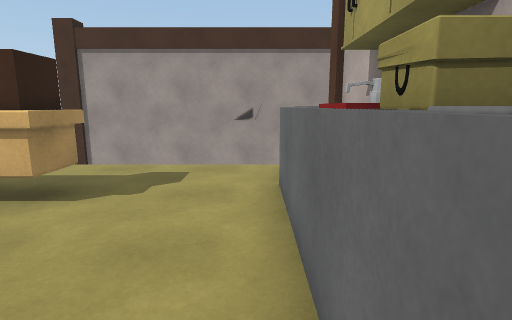
View 1 (above)

12 first-person views from a walk through a 3-D level made in the Unity game engine. The camera is 1.4 m above the floor, tilts 10° down and sees 80° across. The floor is counted in squares, 1 m on a side. Each view is taken from the middle of a square. On the plan, view 1 faces up. The plan holds only what a view shows up to about 14 squares ahead; the rest is blank. The place goes on beyond the plan. The player is left out. Surface patterns are stand-ins for the level's own textures.

View 2
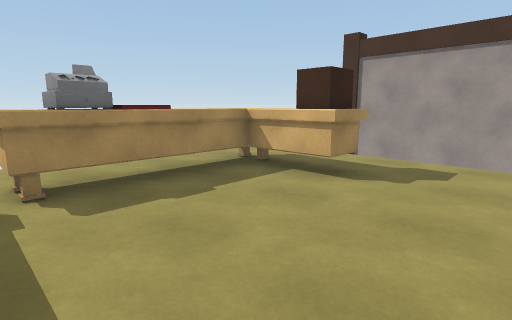

View 3
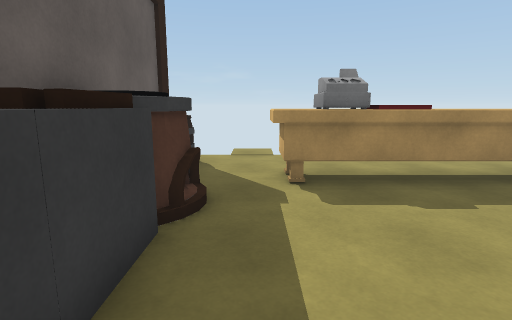

View 4
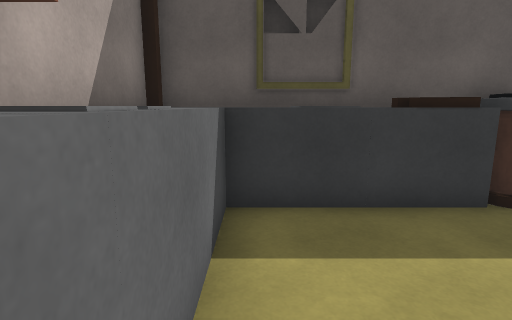

View 5
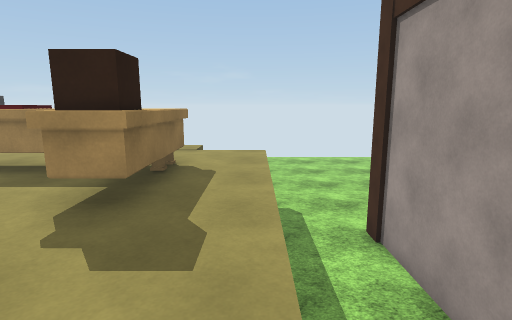

View 6
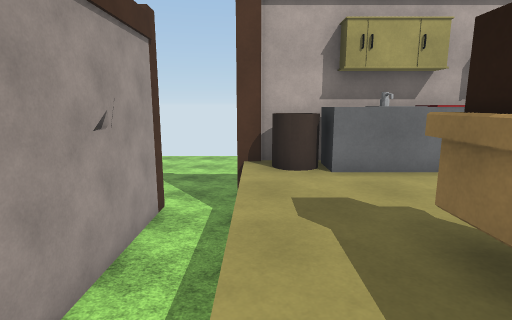

View 7
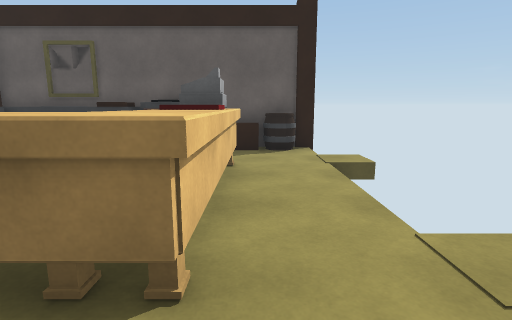

View 8
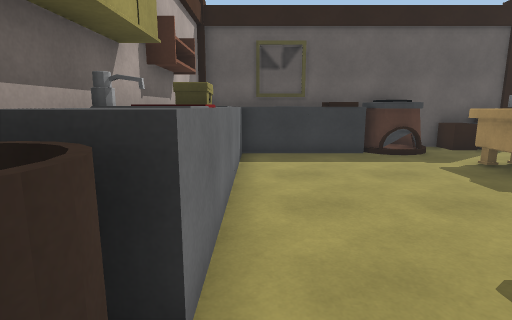

View 9
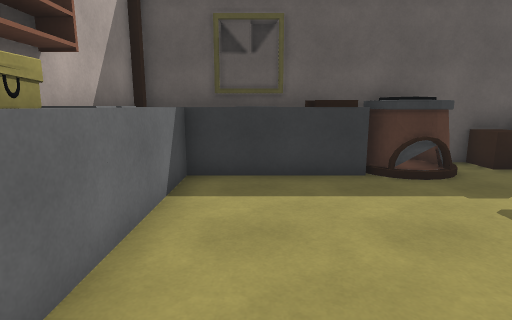

View 10
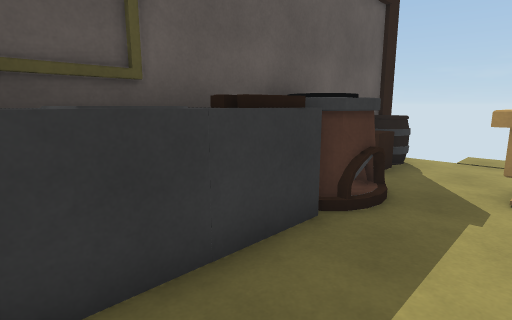

View 11
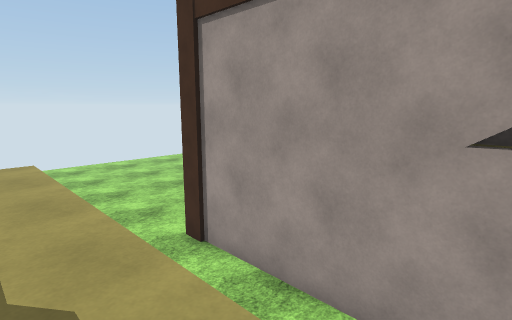

View 12
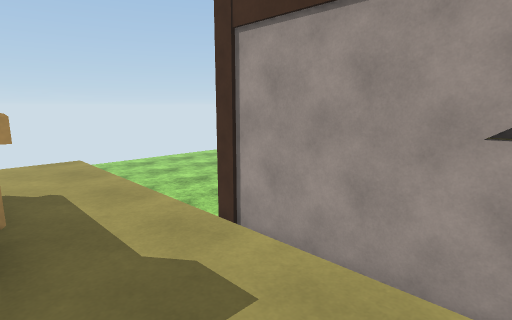

### Floor plan
Key: @ floor where view 1 was taken; # wall or solid block; . floor; = window, fence, low wall or low ledge; ^ raised ledge; v drop or lower ground; T thing the floor can be seen under or through; B barrel.
Columns run from 9 left of view 1 to 3 right of it. Each row starts with its distance up from view 1.
 10 vvv##########
  9 vvvvvvvvvvvvv
  8 vvvvvvvvvvvvv
  7 v..........#
  6 v.........=#
  5 v..^^##...^#
  4 v..^^#^...^#
  3 v..^......^#
  2 v..^......^#
  1  ..TT.....^#
  0  ..^T....@^#
 -1  ..^......^#
 -2  ...##^^^^ #
 -3  BB=##^^^^^#
 -4 ############

Positions as (right, up) in squares from view 1, and headings:
1: (0, 0), facing up
2: (0, -1), facing up-left
3: (0, -1), facing left
4: (0, 2), facing down
5: (1, 7), facing left
6: (-6, 7), facing right
7: (-7, 7), facing down
8: (0, 7), facing down
9: (-1, 4), facing down
10: (0, 0), facing down-left
11: (0, 6), facing up-left
12: (0, 5), facing up-left
